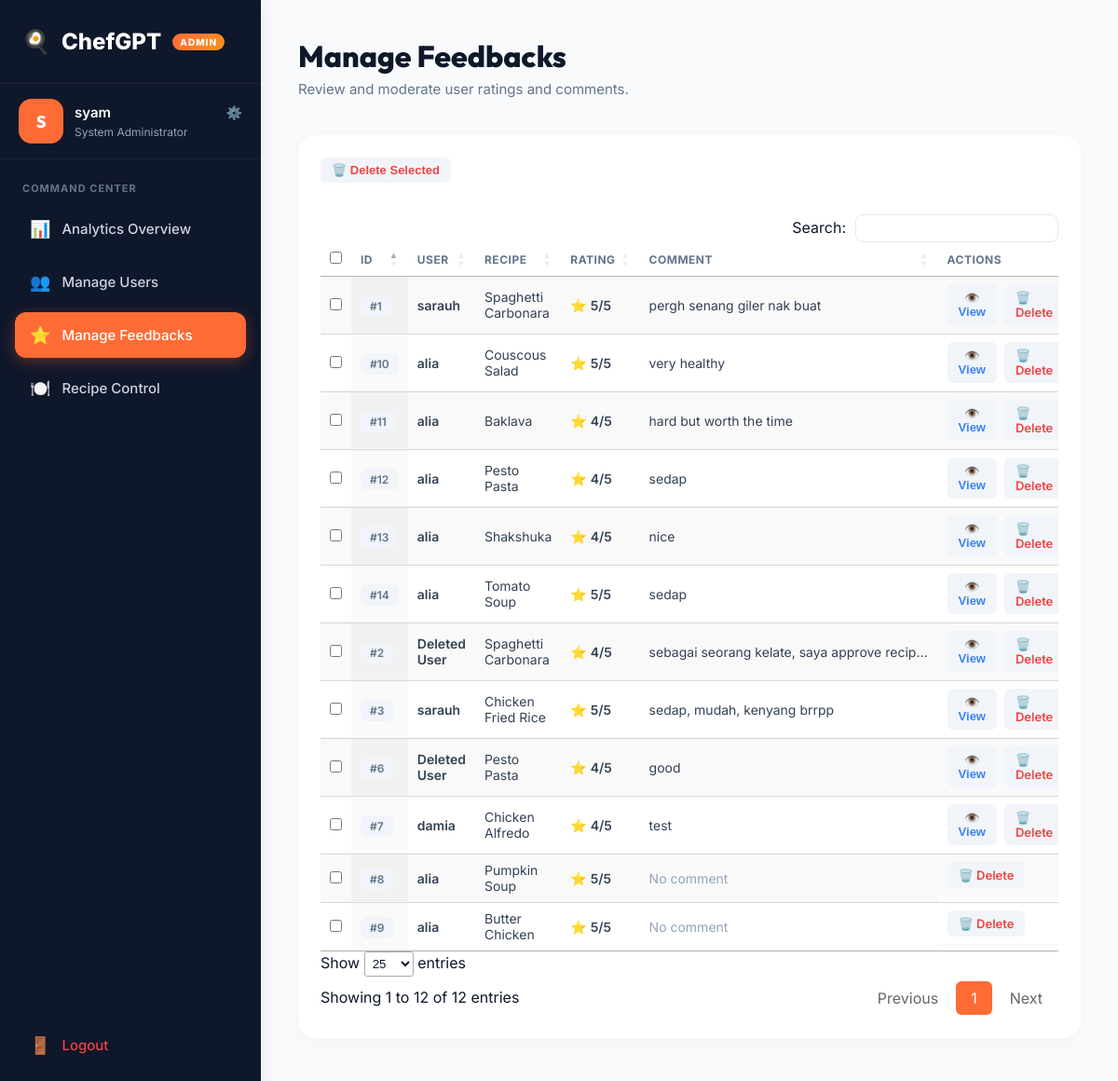
Before: /admin/manage_feedback (signed in) with the older database file.
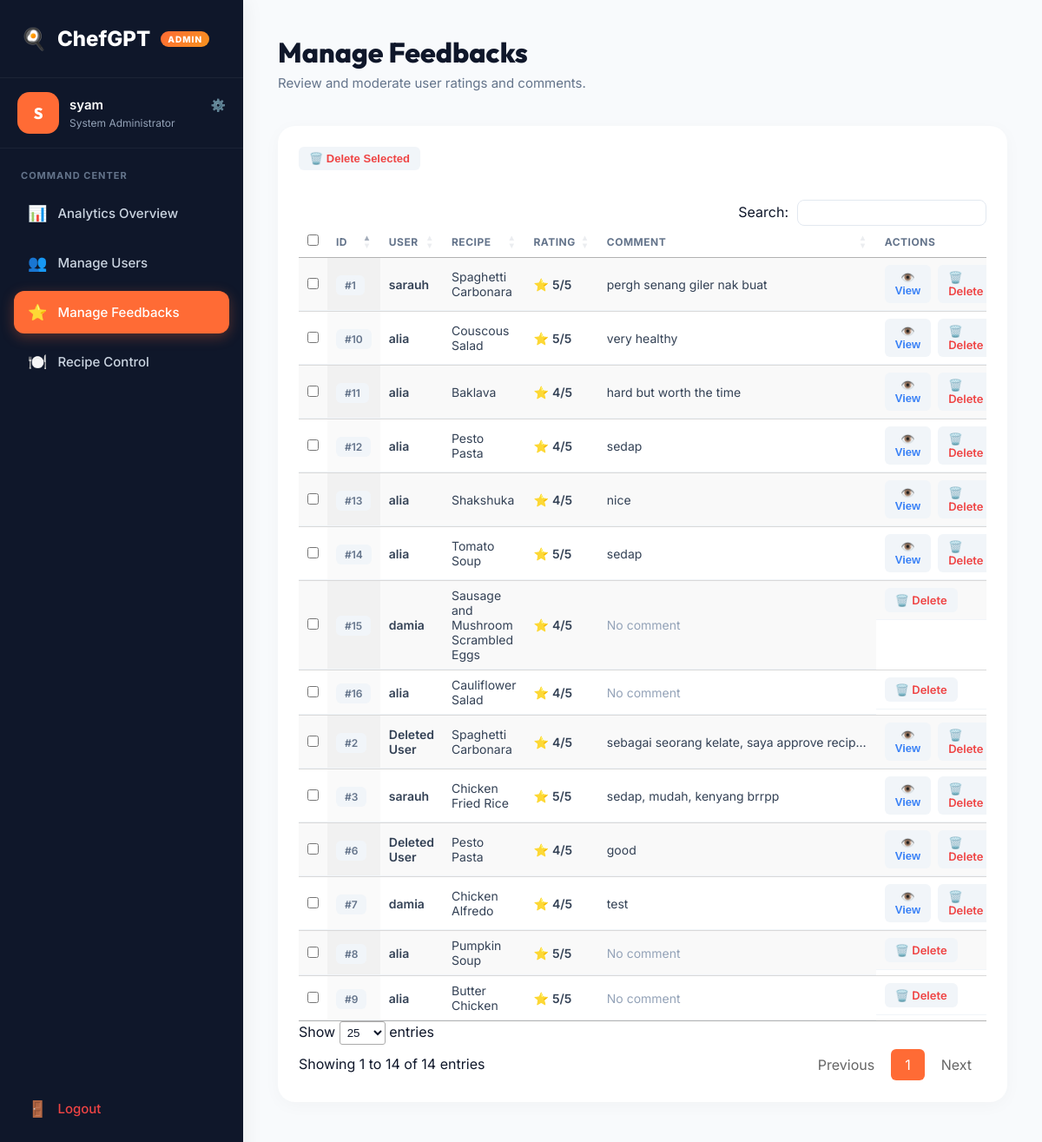
After: the same page with the newer database file.
### app.py (models this page shows)
class Feedback(db.Model):
    __tablename__ = 'feedbacks'
    id = db.Column(db.Integer, primary_key=True)
    user_id = db.Column(db.Integer, db.ForeignKey('user.id', ondelete="SET NULL"), nullable=True)
    username_backup = db.Column(db.String(80), nullable=True)
    recipe_id = db.Column(db.Integer, nullable=False)
    recipe_name = db.Column(db.String(200), nullable=False)
    rating = db.Column(db.Integer, nullable=True)
    comment = db.Column(db.Text, nullable=True)
    created_at = db.Column(db.DateTime, default=datetime.utcnow)
    user = db.relationship('User', backref='feedbacks')

class User(UserMixin, db.Model):
    id = db.Column(db.Integer, primary_key=True)
    username = db.Column(db.String(80), unique=True, nullable=False)
    email = db.Column(db.String(120), unique=True, nullable=False)
    password = db.Column(db.String(200), nullable=False)
    created_at = db.Column(db.DateTime, default=datetime.utcnow)
    role = db.Column(db.String(20), nullable=False, default='user')

### app.py (the view)
@app.route('/admin/manage_feedback')
@login_required
def manage_feedback():
    if current_user.role != 'admin':
        flash('Access denied', 'danger')
        return redirect(url_for('dashboard'))
    feedbacks = Feedback.query.all()
    return render_template('/admin/manage_feedbacks.html', feedbacks=feedbacks)

### app.py (called while the page is built)
@login_manager.user_loader
def load_user(user_id):
    return User.query.get(int(user_id))

### templates/admin/manage_feedbacks.html (shortened to what this page needs)
{% extends "admin/admin_base.html" %}
{% block admin_content %}
    <header class="admin-header">
        <div>
            <h1>Manage Feedbacks</h1>
            <p class="header-sub">Review and moderate user ratings and comments.</p>
        </div>
    </header>
    <div class="admin-card">
        <form action="{{ url_for('bulk_delete_feedbacks') }}" method="POST" id="bulkForm">
            <div class="card-header-flex">
                <button type="submit" class="btn-action delete" onclick="return confirm('Delete all selected feedbacks?')">
                    🗑️ Delete Selected
                </button>
            </div>
            <div class="table-container" style="padding-top: 10px;">
                <table id="dataTable" class="admin-table display" style="width:100%">
                    <thead>
                        <tr>
                            <th style="width:40px;"><input type="checkbox" id="selectAll"></th>
                            <th>ID</th>
                            <th>User</th>
                            <th>Recipe</th>
                            <th>Rating</th>
                            <th>Comment</th>
                            <th>Actions</th>
                        </tr>
                    </thead>
                    <tbody>
                        {% for fb in feedbacks %}
                        <tr>
                            <td><input type="checkbox" name="selected_ids" value="{{ fb.id }}"></td>
                            <td><span class="badge badge-gray">#{{ fb.id }}</span></td>
                            <td class="font-medium">{{ fb.user.username if fb.user else 'Deleted User' }}</td>
                            <td>{{ fb.recipe_name }}</td>
                            <td>
                                <div class="rating-display">
                                    <span class="star-icon">⭐</span> {{ fb.rating }}/5
                                </div>
                            </td>
                            <td class="comment-cell">
                                {{ fb.comment if fb.comment else '<span class="text-muted">No comment</span>'|safe }}
                            </td>
                            <td class="actions-cell">
                                {% if fb.comment %}
                                <button type="button" class="btn-action edit" onclick="viewComment('{{ fb.user.username if fb.user else 'Deleted User' }}', '{{ fb.recipe_name|replace("'", "\\'") }}', '{{ fb.rating }}', '{{ fb.comment|replace("'", "\\'")|replace('\n', ' ') }}')">👁️ View</button>
                                {% endif %}
                                <a href="{{ url_for('delete_feedback', feedback_id=fb.id) }}" onclick="event.preventDefault(); if(confirm('Delete this feedback?')) document.getElementById('del-{{fb.id}}').submit();" class="btn-action delete">🗑️ Delete</a>
                            </td>
                        </tr>
                        {% endfor %}
                    </tbody>
                </table>
            </div>
        </form>
    </div>
{% endblock %}

Changed rows visible on the page:
added Feedback: id "15", user "damia", recipe_name "Sausage and Mushroom Scrambled Eggs", rating "4", comment "No comment"
added Feedback: id "16", user "alia", recipe_name "Cauliflower Salad", rating "4", comment "No comment"
Other visible differences:
text written by a page script: "Search: Show entries Showing 1 to 12 of 12 entries Previous 1 Next" → "Search: Show entries Showing 1 to 14 of 14 entries Previous 1 Next"
